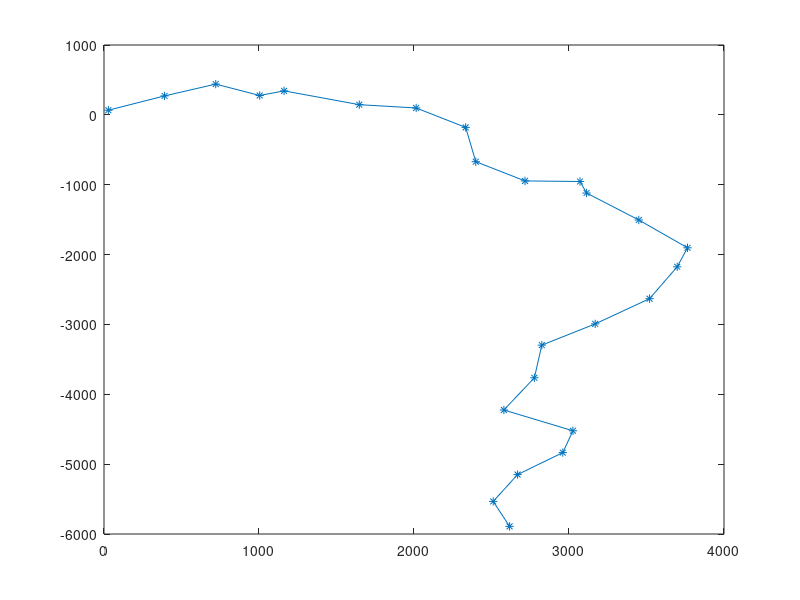

The MATLAB source for this figure:
%% Generate pipe segments for the ships and UUVs to follow
clc;clear;close all;
% Range where pipeline begins
x_range = [-100,100];
y_range = [-25,100];

% Initial point of pipeline
x_init = x_range(1) + (x_range(2) - x_range(1)).*rand(1,1);
y_init = y_range(1) + (y_range(2) - y_range(1)).*rand(1,1);
p_init = [x_init,y_init];

% number of points (number of line segments = p_N - 1)
p_N = 25;

% max length of pipe (along axes, triangle may be larger)
L_max = 500;
L_min = 25;
L_hyp = sqrt(L_max^2 + L_min^2);

% List of begin-end points for pipes
p_list = zeros(p_N,2);
p_list(1,:) = p_init;

% List of angles
angle_list = zeros(p_N,1);
angle_list(1,:) = 0; % degrees

% Angle limits 
theta_min = deg2rad(-180);
theta_max = deg2rad(180);
%theta_dot_max = deg2rad(90);

any_bad = 0; % check if bad angles are generated (not allowed in simulation)

opt_intersect = 0; % check if segments intersect

%figure; hold on;

for i_p = 2 : p_N
    clc;
    L_x = L_min + (L_max - L_min) * rand(1,1);
    L_y = L_min + (L_max - L_min) * rand(1,1);
    
    bad_angle = 1;
    while bad_angle
        %'trying new points'
        theta = theta_min + (theta_max - theta_min) * rand(1,1);
        rot_theta = [cos(theta) -sin(theta); sin(theta) cos(theta)];
        
        p_next = p_list(i_p - 1,:) + [L_x,L_y] * rot_theta;
        diff_next = p_next - p_list(i_p-1,:);
        angle_next = rad2deg(atan2(diff_next(2),diff_next(1)))
        angle_list(i_p-1) - angle_next
        if abs(angle_next - angle_list(i_p-1)) < 90
            bad_angle = 0;
            disp('Good angle');
        else
            disp('No, I do not like that one')
        end       
%         if opt_intersect
%             for i_theta = 1 : i_p - 1
%                 %if norm(p_next - p_list(i_theta,:),2) <= L_hyp
%                     % check intersection of nearby line segments
%                     %ls1 = polyshape(p_next, p_list(i_theta,:) + p_next);
%                     %ls1
% 
%                     for i_int = 2 : i_p - 1
%                         %ls2 = polyshape(p_list(i_int - 1,: ), p_list(i_int - 1, :) + p_list(i_int,:) );
% 
%                         %ls_int = intersect(ls1,ls2);
%                         ls_int = polyxpoly( p_next, p_list(i_theta,:) , p_list(i_int - 1,: ), p_list(i_int,:) );
% 
%                         %plot(p_next, p_list(i_theta,:) , p_list(i_int - 1,: ), p_list(i_int,:));
% 
%                         if ~isempty(ls_int)
%                             any_bad = 1;
%                             break;
%                         else
%                             bad_angle = 0;
%                         end
%                     end
% 
%                     if any_bad
%                         bad_angle = 1;
%                         any_bad = 0;
%                         break;
%                     end
%                 %end
%                 %if norm(p_next - p_list(i_theta,:),2) < L_hyp
%                 %    bad_angle = bad_angle && 0;
%                 %    break;
%                 %end
%             end
%         else
%             bad_angle = 0
%         end
    end
    angle_list(i_p) = angle_next;
    p_list(i_p,:) = p_next;
    disp('Adding next segment...')
    %pause;
end

plot(p_list(:,1), p_list(:,2),'*-');